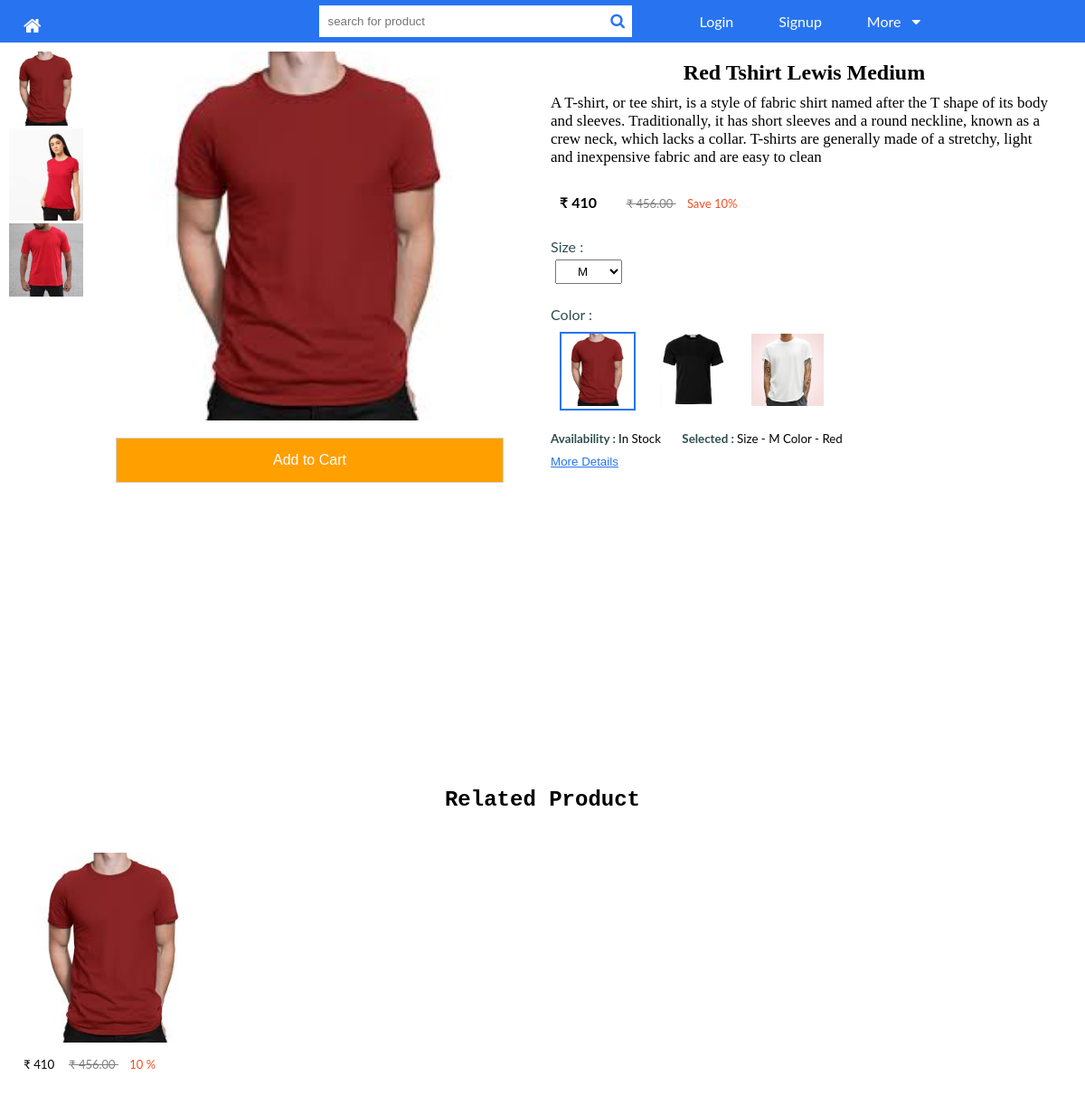
Page /product-detail/1/tshirt-lewis/ on the committed database.
### Eshop/models.py (models this page shows, shortened)
class ProductVariantMedia(models.Model):
    id = models.AutoField(primary_key=True)
    product = models.ForeignKey(ProductVariant,on_delete=models.CASCADE)
    image = models.ImageField(upload_to='products/variants/',null=True,blank=True)

class ProductVariant(models.Model):
    id = models.AutoField(primary_key=True)
    title = models.CharField(max_length=100,null=True,blank=True)
    product = models.ForeignKey(Product,on_delete=models.CASCADE)
    color = models.ForeignKey(Color,on_delete=models.CASCADE,null=True,blank=True)
    size = models.ForeignKey(Size,on_delete=models.CASCADE,null=True,blank=True)
    quantity = models.IntegerField(default=1)
    price = models.DecimalField(max_digits=12,decimal_places=2,default=0)
    discount = models.IntegerField(default=0)

class Product(models.Model):
    STATUS = (
        ('True','True'),
        ('False','False')
    )
    VARIANTS = (
        ('None','None'),
        ('Size','Size'),
        ('Color','Color'),
        ('Size-Color','Size-Color')
    )
    id = models.AutoField(primary_key=True)
    subcategoryvariant = models.ForeignKey(SubCategoriesVariant,on_delete=models.CASCADE)
    title = models.CharField(max_length=200)
    keywords = models.CharField(max_length=200)
    description = models.TextField()
    price = models.DecimalField(max_digits=10,decimal_places=2,default=0)
    discount = models.IntegerField(default=0)
    quantity = models.IntegerField(default=1)
    detail = RichTextField(null=False,blank=False)
    color = models.ForeignKey(Color,on_delete=models.CASCADE,null=True,blank=True,default=None)
    size = models.ForeignKey(Size,on_delete=models.CASCADE,null=True,blank=True,default=None)
    slug = models.SlugField(null=False,blank=False,unique=True)
    variant = models.CharField(max_length=20,choices=VARIANTS,default='None')
    status = models.CharField(max_length=10,choices=STATUS)
    created_at = models.DateTimeField(auto_now_add=True)
    updated_at = models.DateTimeField(auto_now_add=True)

class Size(models.Model):
    id = models.AutoField(primary_key=True)
    name = models.CharField(max_length=20)
    code = models.CharField(max_length=20,null=True,blank=True)
    def __str__(self):
        return self.name

class Color(models.Model):
    id = models.AutoField(primary_key=True)
    name = models.CharField(max_length=20)
    code = models.CharField(max_length=20,null=True,blank=True)
    def __str__(self):
        return self.name

### Eshop/views.py (the view)
# urls.py: path('product-detail/<int:id>/<slug:slug>/',views.ProductDetailView,name='product_detail'),
def ProductDetailView(request,id,slug):
    product = Product.objects.get(pk=id)
    context = {}
    if product.variant !="None": # Product have variants
        if request.method == 'POST': #if we select color
            variant_id = request.POST.get('variantid')
            variant = ProductVariant.objects.get(id=variant_id) #selected product by click color radio
            colors = ProductVariant.objects.filter(product_id=product.id,size_id=variant.size_id)
            sizes = ProductVariant.objects.raw('SELECT * FROM  Eshop_productvariant  WHERE product_id={} GROUP BY size_id'.format(product.id))
        else:
            variants = ProductVariant.objects.filter(product_id=product.id)
            colors = ProductVariant.objects.raw('SELECT * FROM  Eshop_productvariant  WHERE product_id={} GROUP BY color_id'.format(product.id))
            sizes = ProductVariant.objects.raw('SELECT * FROM  Eshop_productvariant  WHERE product_id={} GROUP BY size_id'.format(product.id))
            variant = ProductVariant.objects.get(id=variants[0].id)
        context = {
            'product': product,
            'sizes': sizes,
            'colors': colors,
            'variant': variant,
            'relatedproduct':Product.objects.filter(subcategoryvariant=product.subcategoryvariant)
        }
        return render(request,'product_detail.html',context=context)
    else:
        context = {
            'product':product,
            'relatedproduct':Product.objects.filter(subcategoryvariant=product.subcategoryvariant)
        }
        return render(request,'product_detail.html',context=context)

### Eshop/templatetags/customfilters.py (called while the page is built)
@register.filter(name='sale_price')
def sale_price(original_price,discount):
    return floor(original_price - (original_price*discount/100))

### Eshop/templates/product_detail.html (shortened to what this page needs)
{% load static %}
{% load customfilters %}
<!DOCTYPE html>
<html lang="en">
<head>
    <link rel="stylesheet" href="{% static 'css/product_detail.css' %}">
</head>
<body>
    {% include 'nav.html' %}
    <div class="detail-container">
        {% if product.variant != 'None' %}
            <div class="small-images">
                {% for image in variant.productvariantmedia_set.all %}
                <img src="{{ image.image.url }}" alt="">
                {% endfor %}
            </div>
            <div class="big-image" id="zoom">
                <img src="{{ variant.productvariantmedia_set.all.first.image.url }}" alt="" style="display:block; margin:auto;">
                <br>
                <form action="{% if request.user.is_authenticated %}{% if variant.id|is_variant_in_cart:request.user %} /cart/ {% else %} {% url 'add_to_cart' %} {% endif %}{% else %} {% url 'add_to_cart' %}?path={{request.path}} {% endif %}" method="POST">
                    <button type="submit" class="cart-button">{% if request.user.is_authenticated %}{% if variant.id|is_variant_in_cart:request.user %} Go To Cart {% else %} Add to Cart {% endif %}{% else %} Add to Cart {% endif %}</button>
                </form>
            </div>
        {% endif %}
        <div class="product-content">
            {% if product.variant != 'None' %}
            <h2>{{ variant.title }}</h2>
            <p class="description">{{ product.description }}</p>
            <div class="price">
                <span style="font-weight: bold;">
                    ₹ {{ variant.price|sale_price:variant.discount }}
                </span> &nbsp;&nbsp;&nbsp;&nbsp;&nbsp;&nbsp;
                <del style="color:gray; font-size:13px;">
                    ₹ {{ variant.price }}
                </del>&nbsp;&nbsp;
                <span style="color:rgba(241, 68, 24, 0.952); font-size:13px;">
                    Save {{ variant.discount }}%
                </span>
            </div>
            {% endif %}
            {% if product.variant == 'Size-Color' %}
            <div class="content-container">
                <form method="POST" id="post-form">
                    <div class="custom-select">
                        <span class="text-uppercase" style="color:darkslategrey;">Size :</span>
                        <select name="size" id="size">
                            {% for variant_size in sizes %}
                            <option {% if variant.size_id == variant_size.size_id %} selected {% endif %}
                                value="{{ variant_size.size_id }}">
                                {{ variant_size.size.name }}
                            </option>
                            {% endfor %}
                        </select>
                    </div>
                </form>
                <br>
                <form method="post" action="" id="post-color">
                    <div id="appendHere">
                        <span class="text-uppercase" style="color:darkslategrey; display: block;">Color :</span>
                        <div class="detail">
                            {% for variant_color in colors %}
                            <button class="color-button" onchange="this.form.submit();" name="variantid" id="variantid"
                                value="{{ variant_color.id }}" {% if variant.color_id == variant_color.color_id %}
                                style="border:2px solid#2874f0;;" {% endif %}>
                                <a>
                                    <img src="{{ variant_color.productvariantmedia_set.all.first.image.url }}">
                                </a>
                            </button>
                            {% endfor %}
                        </div>
                    </div>
                </form>
            </div>
            {% endif %}
            {% if product.variant != 'None' %}
            <small><strong style="color:darkslategrey;">Availability : </strong> {% if variant.quantity > 0 %} In Stock {% else %} Out of Stock {% endif %}</small>
            <small><strong style="color:darkslategrey;">Selected : </strong>{% if variant.size %} Size - {{ variant.size }}  {% endif %} {% if variant.color %} Color - {{ variant.color }} {% endif %}</small>
            {% else %}
            <small><strong style="color:darkslategrey;">Availability : </strong> {% if product.quantity > 0 %} In Stock {% else %} Out of Stock {% endif %}</small>
            {% endif %}
            <br>
            {% if product.variant != 'None' %}
            <button onclick="Product_Details()" class="detailbutton" id="detailbutton">More Details</button>
            {% else %}
            <div class="specification">
                {{product.detail|safe}}
            </div>
            {% endif %}
        </div>
    </div>
    <br>
    <h2>Related Product</h2>
    <br>
    <div class="mysliders">
        <div class="slide">
            {% for related in relatedproduct %}
            {% if related.variant != 'None' %}
            <a class="item"
                href="">
                <img src="{{ related.productvariant_set.all.first.productvariantmedia_set.all.first.image.url }}"
                    style="width:200px; height:210px;">
                <div style="margin-top:10px;">
                    <small>
                        ₹ {{ related.productvariant_set.all.first.price|sale_price:related.productvariant_set.all.first.discount }}
                    </small>&nbsp;&nbsp;
                    <del style="color:gray; font-size:13px;">
                        ₹ {{ related.productvariant_set.all.first.price }}
                    </del>&nbsp;&nbsp;
                    <span style="color:rgba(241, 68, 24, 0.952); font-size:13px;">
                        {{ related.productvariant_set.all.first.discount }} %
                    </span>
                </div>
            </a>
            {% endif %}
            {% endfor %}
        </div>
    </div>
</body>
</html>

### static/css/product_detail.css (style rules this page uses)
.detail-container { padding:10px; display: grid; grid-template-columns: 1fr 5fr 7fr; grid-gap:2rem; height: 90vh; margin-bottom:85px; }
.big-image img { width:95%; height:auto; }
.small-images img { width:95%; height: auto; cursor: pointer; }
.product-content { padding:10px; }
.product-content h2 { text-align:center; font-family: 'Be Vietnam'; }
.product-content p { padding:10px; font-family:'Comic Neue'; font-size:17px; }
.product-content small { padding:10px; }
.product-content>div { padding:10px; }
.price { margin:10px; padding:10px; }
.custom-select select { display: block; outline: none; margin:5px; padding:4px 20px; }
.color-button { cursor: pointer; background-color:white; color:white; border:none; outline:none; margin:10px; padding:0px; }
.color-button img { height:80px; width:80px; }
.cart-button { display: block; width:100%; background-color: #ff9f00; cursor: pointer; padding:15px; border:1px solid lightgrey; color:white; font-size:1rem; }
.detailbutton { border:none; outline:none; background-color:white; cursor: pointer; color: #2874f0; padding:10px; text-decoration:underline; }
a { color: black; text-decoration: none; }
h2 { text-align:center; font-family: 'Courier New', Courier, monospace; }
.mysliders { overflow: auto; width:100%; padding:10px; }
.mysliders .slide .item { width:17%; display: block; margin:8px; padding:8px; }
@media (min-width:766px) { .product-content { overflow: auto; } }

### static/css/navigation.css (style rules this page uses)
* { margin: 0; padding: 0; }
* { box-sizing: border-box; }
body { font-family: "Lato", sans-serif; }
a { text-decoration: none; color: black; }

### rows in the picture
ProductVariantMedia: image (picture)
ProductVariantMedia: image (picture)
ProductVariantMedia: image (picture)
ProductVariant: productvariantmedia_set.all.first.image (picture), title "Red Tshirt Lewis Medium", price|sale_price "410", price "456.00", discount "10", size "M", color "Red"
Product: description "A T-shirt, or tee shirt, is a style of fabric shirt named after the T shape of its body and sleeves. Traditionally, it has short sleeves and a round neckline, known as a crew neck, which lacks a collar. T-shirts are generally made of a stretchy, light and inexpensive fabric and are easy to clean", productvariant_set.all.first.productvariantmedia_set.all.first.image (picture), productvariant_set.all.first.price|sale_price "410", productvariant_set.all.first.price "456.00", productvariant_set.all.first.discount "10"
ProductVariant: productvariantmedia_set.all.first.image (picture)
ProductVariant: productvariantmedia_set.all.first.image (picture)

### other values in the picture
form field size "M"
